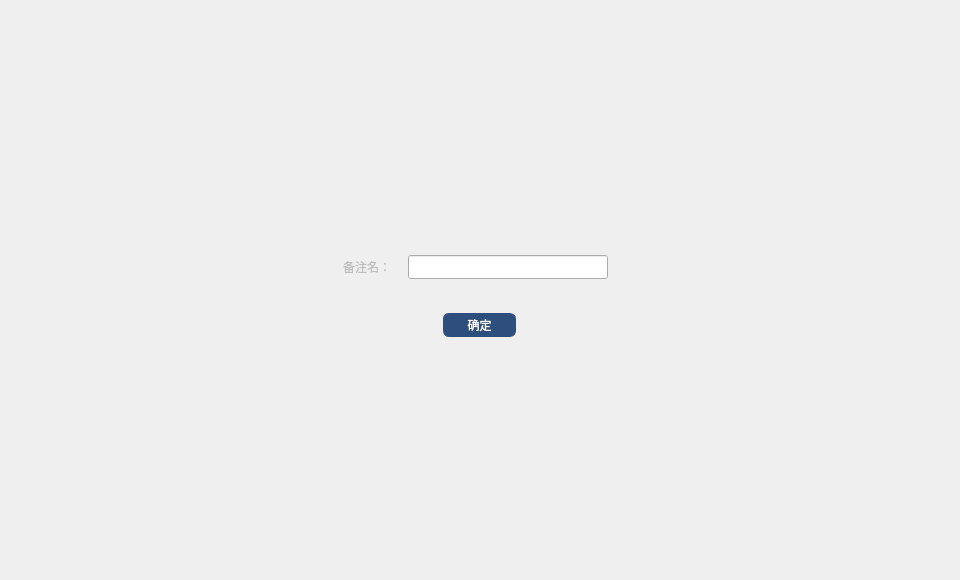
<?xml version="1.0" encoding="UTF-8"?>
<ui version="4.0">
 <class>EditRemarkDialog</class>
 <widget class="QDialog" name="EditRemarkDialog">
  <property name="geometry">
   <rect>
    <x>0</x>
    <y>0</y>
    <width>960</width>
    <height>580</height>
   </rect>
  </property>
  <property name="font">
   <font>
    <family>微软雅黑</family>
   </font>
  </property>
  <property name="windowTitle">
   <string>Dialog</string>
  </property>
  <widget class="QWidget" name="widget" native="true">
   <property name="geometry">
    <rect>
     <x>0</x>
     <y>0</y>
     <width>960</width>
     <height>580</height>
    </rect>
   </property>
   <widget class="QWidget" name="containerWidget" native="true">
    <property name="geometry">
     <rect>
      <x>317</x>
      <y>215</y>
      <width>325</width>
      <height>150</height>
     </rect>
    </property>
    <widget class="QToolButton" name="okBtn">
     <property name="geometry">
      <rect>
       <x>126</x>
       <y>98</y>
       <width>73</width>
       <height>24</height>
      </rect>
     </property>
     <property name="cursor">
      <cursorShape>PointingHandCursor</cursorShape>
     </property>
     <property name="styleSheet">
      <string notr="true">QToolButton{color:white;border:1px solid  rgb(46,78,126);border-radius:6px;
background-color: rgb(46,78,126);}
QToolButton:hover{background-color:rgb(66,98,146);}
QToolButton:disabled{background-color:#cecece;}</string>
     </property>
     <property name="text">
      <string>确定</string>
     </property>
    </widget>
    <widget class="QLineEdit" name="remarkLineEdit">
     <property name="geometry">
      <rect>
       <x>91</x>
       <y>40</y>
       <width>200</width>
       <height>24</height>
      </rect>
     </property>
     <property name="contextMenuPolicy">
      <enum>Qt::DefaultContextMenu</enum>
     </property>
    </widget>
    <widget class="QLabel" name="label">
     <property name="geometry">
      <rect>
       <x>10</x>
       <y>40</y>
       <width>64</width>
       <height>24</height>
      </rect>
     </property>
     <property name="font">
      <font>
       <family>微软雅黑</family>
      </font>
     </property>
     <property name="styleSheet">
      <string notr="true">color: rgb(190, 190, 190);</string>
     </property>
     <property name="text">
      <string>备注名：</string>
     </property>
     <property name="alignment">
      <set>Qt::AlignRight|Qt::AlignTrailing|Qt::AlignVCenter</set>
     </property>
    </widget>
   </widget>
  </widget>
 </widget>
 <resources/>
 <connections/>
</ui>
